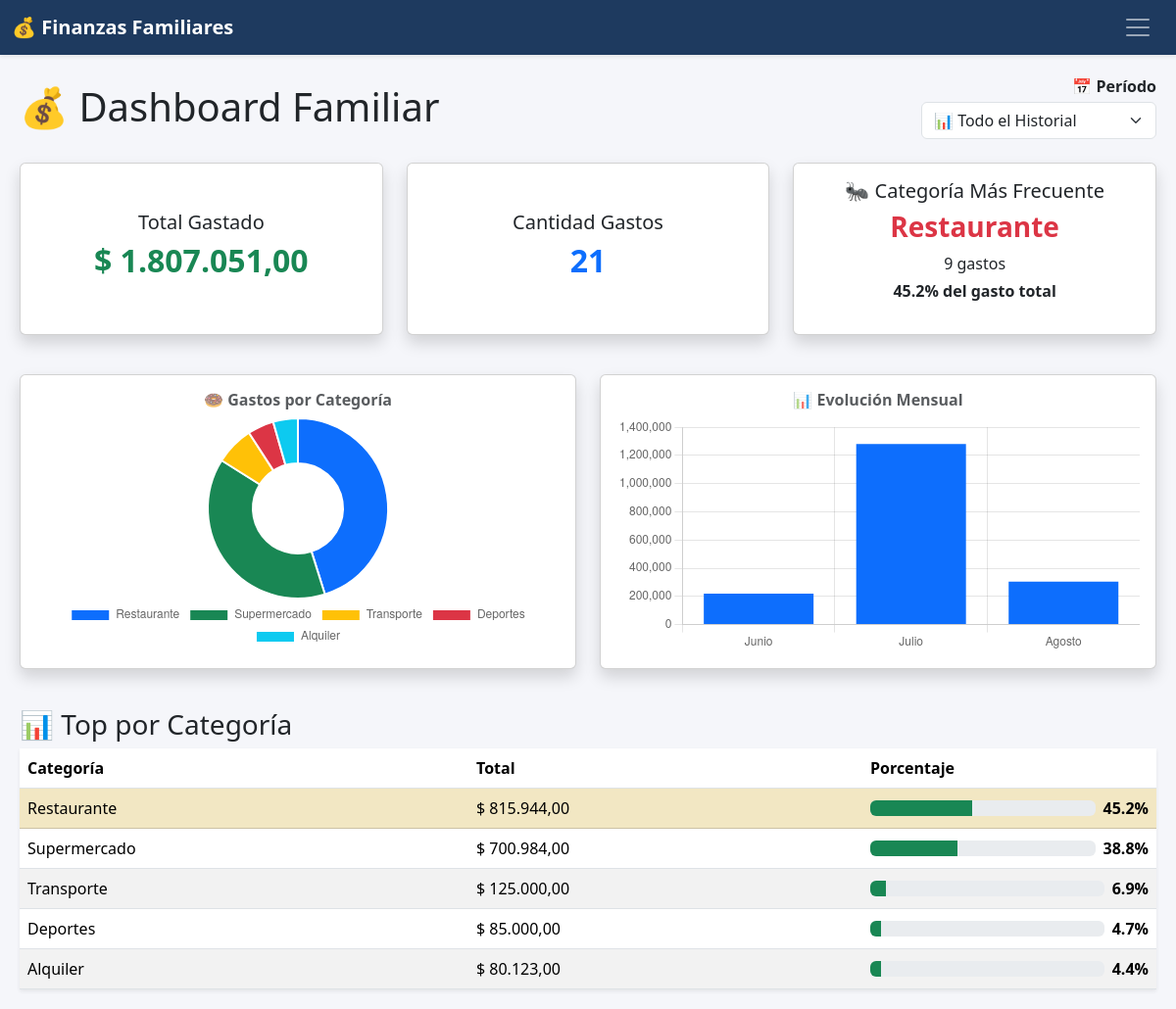
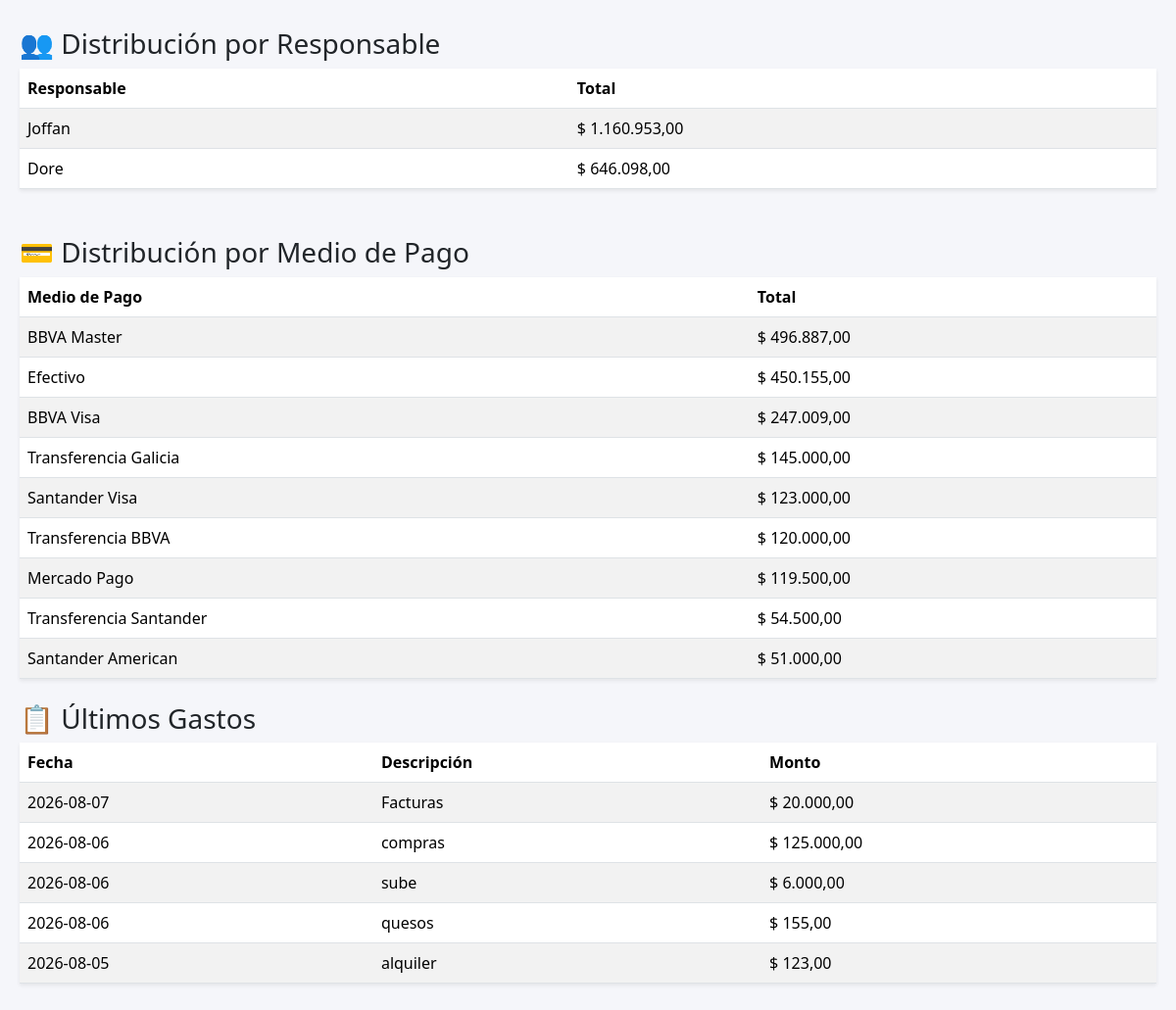
The page / on the database its author committed (2 pictures, top to bottom).
### app.py (models this page shows)
class Gasto(db.Model):
    id = db.Column(db.Integer, primary_key=True)
    fecha = db.Column(db.String(20))
    descripcion = db.Column(db.String(200))
    monto = db.Column(db.Float)
    categoria = db.Column(db.String(50))
    responsable = db.Column(db.String(50))
    medio_pago = db.Column(db.String(50))
    gasto_recurrente_id = db.Column(db.Integer, db.ForeignKey('gasto_recurrente.id'), nullable=True)
    pagado = db.Column(db.Boolean, default=False)
    recurrente = db.relationship('GastoRecurrente', backref='gastos_generados', lazy=True)

### app.py (the view)
@app.route("/")
def home():
    mes_seleccionado = request.args.get("mes", "todos")
    gastos_query = Gasto.query if mes_seleccionado == "todos" else Gasto.query.filter(Gasto.fecha.startswith(mes_seleccionado))
    total_gastado = db.session.query(func.coalesce(func.sum(Gasto.monto), 0)).filter(
        Gasto.id.in_(gastos_query.with_entities(Gasto.id))
    ).scalar()
    cantidad_gastos = gastos_query.count()
    ultimos_gastos = gastos_query.order_by(Gasto.id.desc()).limit(5).all()
    gastos_categoria = gastos_query.with_entities(
        Gasto.categoria, func.sum(Gasto.monto)
    ).group_by(Gasto.categoria).order_by(func.sum(Gasto.monto).desc()).all()
    gastos_categoria_pct = [
        {
            "categoria": cat,
            "total": tot,
            "porcentaje": round((tot / total_gastado) * 100, 1) if total_gastado > 0 else 0
        }
        for cat, tot in gastos_categoria
    ]
    cat_labels = [item["categoria"] for item in gastos_categoria_pct]
    cat_totals = [item["total"] for item in gastos_categoria_pct]
    gastos_responsable = gastos_query.with_entities(
        Gasto.responsable, func.sum(Gasto.monto)
    ).group_by(Gasto.responsable).order_by(func.sum(Gasto.monto).desc()).all()
    gastos_medio_pago = gastos_query.with_entities(
        Gasto.medio_pago, func.sum(Gasto.monto)
    ).group_by(Gasto.medio_pago).order_by(func.sum(Gasto.monto).desc()).all()
    categoria_mas_frecuente = None
    if gastos_categoria_pct:
        cat_nom = gastos_categoria_pct[0]["categoria"]
        cant = gastos_query.filter(Gasto.categoria == cat_nom).count()
        categoria_mas_frecuente = {
            "categoria": cat_nom,
            "cantidad": cant,
            "porcentaje": gastos_categoria_pct[0]["porcentaje"]
        }
    meses_db = db.session.query(func.substr(Gasto.fecha, 1, 7)).distinct().all()
    meses_disponibles = sorted([m[0] for m in meses_db if m[0]], reverse=True)
    nombres_meses = {
        '01':'Enero', '02':'Febrero', '03':'Marzo', '04':'Abril',
        '05':'Mayo', '06':'Junio', '07':'Julio', '08':'Agosto',
        '09':'Septiembre', '10':'Octubre', '11':'Noviembre', '12':'Diciembre'
    }
    gastos_mes_db = db.session.query(
        func.substr(Gasto.fecha, 1, 7).label("mes"),
        func.sum(Gasto.monto).label("total")
    ).group_by("mes").order_by(db.desc("mes")).limit(6).all()
    mes_labels = []
    for m in reversed(gastos_mes_db):
        if m[0]:
            num_mes = m[0][5:7]
            mes_labels.append(nombres_meses.get(num_mes, m[0]))
    mes_totals = [float(m[1]) for m in reversed(gastos_mes_db) if m[0]]
    return render_template(
        "home.html",
        total_gastado=total_gastado,
        cantidad_gastos=cantidad_gastos,
        ultimos_gastos=ultimos_gastos,
        gastos_categoria=gastos_categoria,
        gastos_categoria_pct=gastos_categoria_pct,
        gastos_responsable=gastos_responsable,
        gastos_medio_pago=gastos_medio_pago,
        categoria_mas_frecuente=categoria_mas_frecuente,
        meses_disponibles=meses_disponibles,
        mes_seleccionado=mes_seleccionado,
        cat_labels=cat_labels,
        cat_totals=cat_totals,
        mes_labels=mes_labels,
        mes_totals=mes_totals
    )

### app.py (called while the page is built)
@app.template_filter('moneda')
def moneda(valor):
    if valor is None:
        return "0,00"
    return f"{valor:,.2f}".replace(",", "X").replace(".", ",").replace("X", ".")

### templates/home.html (shortened to what this page needs)
{% extends "base.html" %}
{% block contenido %}
<div class="d-flex justify-content-between align-items-center mb-4">
    <h1 class="mb-0">💰 Dashboard Familiar</h1>
    <form method="get">
        <div class="text-end">
            <label class="fw-bold mb-1">📅 Período</label>
        </div>
        <select class="form-select" name="mes" onchange="this.form.submit()" style="width: 240px;">
            <option value="todos" {% if mes_seleccionado == 'todos' %}selected{% endif %}>
                📊 Todo el Historial
            </option>
            {% set nombres_meses = {'01':'Enero','02':'Febrero','03':'Marzo','04':'Abril','05':'Mayo','06':'Junio','07':'Julio','08':'Agosto','09':'Septiembre','10':'Octubre','11':'Noviembre','12':'Diciembre'} %}
        </select>
    </form>
</div>
<div class="row">
    <div class="col-md-4 mb-3">
        <div class="card shadow h-100">
            <div class="card-body d-flex flex-column justify-content-center text-center">
                <h5>Total Gastado</h5>
                <h2 class="text-success fw-bold">$ {{ total_gastado | moneda }}</h2>
            </div>
        </div>
    </div>
    <div class="col-md-4 mb-3">
        <div class="card shadow h-100">
            <div class="card-body d-flex flex-column justify-content-center text-center">
                <h5>Cantidad Gastos</h5>
                <h2 class="text-primary fw-bold">{{ cantidad_gastos }}</h2>
            </div>
        </div>
    </div>
    <div class="col-md-4 mb-3">
        <div class="card shadow h-100">
            <div class="card-body d-flex flex-column justify-content-center text-center">
                <h5>🐜 Categoría Más Frecuente</h5>
                {% if categoria_mas_frecuente %}
                    <h3 class="text-danger fw-bold">{{ categoria_mas_frecuente.categoria }}</h3>
                    <p class="mb-1">{{ categoria_mas_frecuente.cantidad }} gastos</p>
                    <p class="fw-bold">{{ categoria_mas_frecuente.porcentaje }}% del gasto total</p>
                {% else %}
                    <h3>Sin datos</h3>
                {% endif %}
            </div>
        </div>
    </div>
</div>
<div class="row my-4">
    <div class="col-md-6 mb-3">
        <div class="card shadow p-3 h-100">
            <h6 class="text-center text-muted fw-bold mb-2">🍩 Gastos por Categoría</h6>
            <div style="position: relative; height: 240px;">
                <canvas id="chartCategorias"></canvas>
            </div>
        </div>
    </div>
    <div class="col-md-6 mb-3">
        <div class="card shadow p-3 h-100">
            <h6 class="text-center text-muted fw-bold mb-2">📊 Evolución Mensual</h6>
            <div style="position: relative; height: 240px;">
                <canvas id="chartEvolucion"></canvas>
            </div>
        </div>
    </div>
</div>
<script>
    document.addEventListener('DOMContentLoaded', function () {
        const chartData = JSON.parse(document.getElementById('chart-data').textContent);
        const ctxCat = document.getElementById('chartCategorias')?.getContext('2d');
        const ctxEvo = document.getElementById('chartEvolucion')?.getContext('2d');
        if (ctxCat) {
            new Chart(ctxCat, {
                type: 'doughnut',
                data: {
                    labels: chartData.cat_labels,
                    datasets: [{
                        data: chartData.cat_totals,
                        backgroundColor: ['#0d6efd', '#198754', '#ffc107', '#dc3545', '#0dcaf0', '#6c757d', '#6f42c1', '#fd7e14', '#20c997']
                    }]
                },
                options: {
                    responsive: true,
                    maintainAspectRatio: false,
                    plugins: {
                        legend: { position: 'bottom' }
                    }
                }
            });
        }
        if (ctxEvo) {
            new Chart(ctxEvo, {
                type: 'bar',
                data: {
                    labels: chartData.mes_labels,
                    datasets: [{
                        label: 'Total ($)',
                        data: chartData.mes_totals,
                        backgroundColor: '#0d6efd'
                    }]
                },
                options: {
                    responsive: true,
                    maintainAspectRatio: false,
                    plugins: {
                        legend: { display: false }
                    }
                }
            });
        }
    });
</script>
<h3 class="mt-4">📊 Top por Categoría</h3>
<table class="table table-striped table-hover shadow-sm">
    <thead>
        <tr>
            <th>Categoría</th>
            <th>Total</th>
            <th>Porcentaje</th>
        </tr>
    </thead>
    <tbody>
        {% for item in gastos_categoria_pct %}
        <tr {% if loop.first %}class="table-warning"{% endif %}>
            <td>{{ item.categoria }}</td>
            <td>$ {{ item.total | moneda }}</td>
            <td style="width: 300px;">
                <div class="d-flex align-items-center">
                    <div class="progress flex-grow-1 me-2" style="height: 16px;">
                        <div class="progress-bar bg-success"
                            role="progressbar"
                            style="width: {{ item.porcentaje | round(1) }}%;"
                            aria-valuenow="{{ item.porcentaje | round(1) }}"
                            aria-valuemin="0"
                            aria-valuemax="100">
                        </div>
                    </div>
                    <strong>{{ item.porcentaje | round(1) }}%</strong>
                </div>
            </td>
        </tr>
        {% endfor %}
    </tbody>
</table>
<h3 class="mt-5">👥 Distribución por Responsable</h3>
<table class="table table-striped table-hover shadow-sm">
    <thead>
        <tr>
            <th>Responsable</th>
            <th>Total</th>
        </tr>
    </thead>
    <tbody>
        {% for responsable, total in gastos_responsable %}
        <tr>
            <td>{{ responsable }}</td>
            <td>$ {{ total | moneda }}</td>
        </tr>
        {% endfor %}
    </tbody>
</table>
<h3 class="mt-5">💳 Distribución por Medio de Pago</h3>
<table class="table table-striped table-hover shadow-sm">
    <thead>
        <tr>
            <th>Medio de Pago</th>
            <th>Total</th>
        </tr>
    </thead>
    <tbody>
        {% for medio_pago, total in gastos_medio_pago %}
        <tr>
            <td>{{ medio_pago }}</td>
            <td>$ {{ total | moneda }}</td>
        </tr>
        {% endfor %}
    </tbody>
</table>
<h3 class="mt-4">📋 Últimos Gastos</h3>
<table class="table table-striped table-hover shadow-sm">
    <thead>
        <tr>
            <th>Fecha</th>
            <th>Descripción</th>
            <th>Monto</th>
        </tr>
    </thead>
    <tbody>
        {% for gasto in ultimos_gastos %}
        <tr>
            <td>{{ gasto.fecha }}</td>
            <td>{{ gasto.descripcion }}</td>
            <td>$ {{ gasto.monto | moneda }}</td>
        </tr>
        {% endfor %}
    </tbody>
</table>
{% endblock %}

### templates/base.html (shortened to what this page needs)
<!DOCTYPE html>
<html lang="es">
<head>
    <link rel="stylesheet" href="https://cdn.jsdelivr.net/npm/bootstrap@5.3.3/dist/css/bootstrap.min.css">
</head>
<body>
    <nav class="navbar navbar-dark bg-custom-navy sticky-top shadow-sm">
        <div class="container-fluid">
            <a class="navbar-brand fw-bold" href="{{ url_for('home') }}">
                💰 Finanzas Familiares
            </a>
            <button class="navbar-toggler border-0" type="button" data-bs-toggle="offcanvas" data-bs-target="#menuOffcanvas" aria-controls="menuOffcanvas" aria-label="Abrir menú">
                <span class="navbar-toggler-icon"></span>
            </button>
        </div>
    </nav>
    <main id="contenidoPrincipal" class="content container-fluid">
        {% block contenido %}
        {% endblock %}
    </main>
</body>
</html>

### templates/base.html (style rules this page uses)
body { background-color: #f5f6fa; }
.bg-custom-navy { background-color: #1e3a5f !important; }
.content { padding: 20px; overflow-x: hidden; }

### rows shown on the page
Gasto: fecha "2026-08-07", descripcion "Facturas", monto|moneda "20.000,00"
Gasto: fecha "2026-08-06", descripcion "compras", monto|moneda "125.000,00"
Gasto: fecha "2026-08-06", descripcion "sube", monto|moneda "6.000,00"
Gasto: fecha "2026-08-06", descripcion "quesos", monto|moneda "155,00"
Gasto: fecha "2026-08-05", descripcion "alquiler", monto|moneda "123,00"

### other values the page prints
{{ total_gastado | moneda }} "1.807.051,00"
{{ cantidad_gastos }} "21"
{{ categoria_mas_frecuente.categoria }} "Restaurante"
{{ categoria_mas_frecuente.cantidad }} "9"
{{ categoria_mas_frecuente.porcentaje }} "45.2"
{{ item.categoria }} "Restaurante" "Supermercado" "Transporte" "Deportes" "Alquiler"
{{ item.total | moneda }} "815.944,00" "700.984,00" "125.000,00" "85.000,00" "80.123,00"
{{ item.porcentaje | round(1) }} "45.2" "38.8" "6.9" "4.7" "4.4"
{{ responsable }} "Joffan" "Dore"
{{ total | moneda }} "1.160.953,00" "646.098,00"
{{ medio_pago }} "BBVA Master" "Efectivo" "BBVA Visa" "Transferencia Galicia" "Santander Visa" "Transferencia BBVA" "Mercado Pago" "Transferencia Santander" "Santander American"
{{ total | moneda }} "496.887,00" "450.155,00" "247.009,00" "145.000,00" "123.000,00" "120.000,00" "119.500,00" "54.500,00" "51.000,00"
